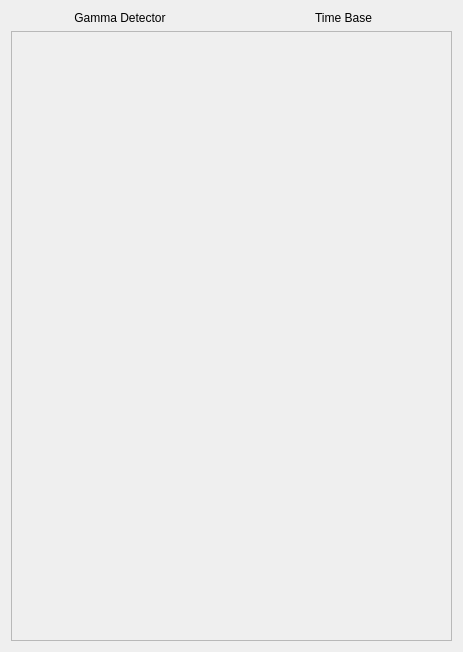
<?xml version="1.0" encoding="UTF-8"?>
<ui version="4.0">
 <class>Form</class>
 <widget class="QWidget" name="Form">
  <property name="geometry">
   <rect>
    <x>0</x>
    <y>0</y>
    <width>463</width>
    <height>652</height>
   </rect>
  </property>
  <property name="windowTitle">
   <string>Overview</string>
  </property>
  <property name="windowIcon">
   <iconset>
    <normaloff>pic/lnlsLogo.png</normaloff>pic/lnlsLogo.png</iconset>
  </property>
  <layout class="QGridLayout" name="gridLayout">
   <item row="4" column="0">
    <widget class="QScrollArea" name="scrollArea">
     <property name="cursor" stdset="0">
      <cursorShape>IBeamCursor</cursorShape>
     </property>
     <property name="widgetResizable">
      <bool>true</bool>
     </property>
     <widget class="QWidget" name="scrollAreaWidgetContents">
      <property name="geometry">
       <rect>
        <x>0</x>
        <y>0</y>
        <width>443</width>
        <height>607</height>
       </rect>
      </property>
      <layout class="QVBoxLayout" name="verticalLayout_3">
       <item>
        <layout class="QVBoxLayout" name="verticalLayout"/>
       </item>
      </layout>
     </widget>
    </widget>
   </item>
   <item row="2" column="0">
    <layout class="QGridLayout" name="gridLayout_2">
     <item row="0" column="0">
      <widget class="QLabel" name="label_3">
       <property name="text">
        <string>&lt;html&gt;&lt;head/&gt;&lt;body&gt;&lt;p align=&quot;center&quot;&gt;Gamma Detector&lt;/p&gt;&lt;/body&gt;&lt;/html&gt;</string>
       </property>
      </widget>
     </item>
     <item row="0" column="1">
      <widget class="QLabel" name="label">
       <property name="text">
        <string>&lt;html&gt;&lt;head/&gt;&lt;body&gt;&lt;p align=&quot;center&quot;&gt;Time Base&lt;/p&gt;&lt;/body&gt;&lt;/html&gt;</string>
       </property>
      </widget>
     </item>
    </layout>
   </item>
  </layout>
 </widget>
 <resources/>
 <connections/>
</ui>
